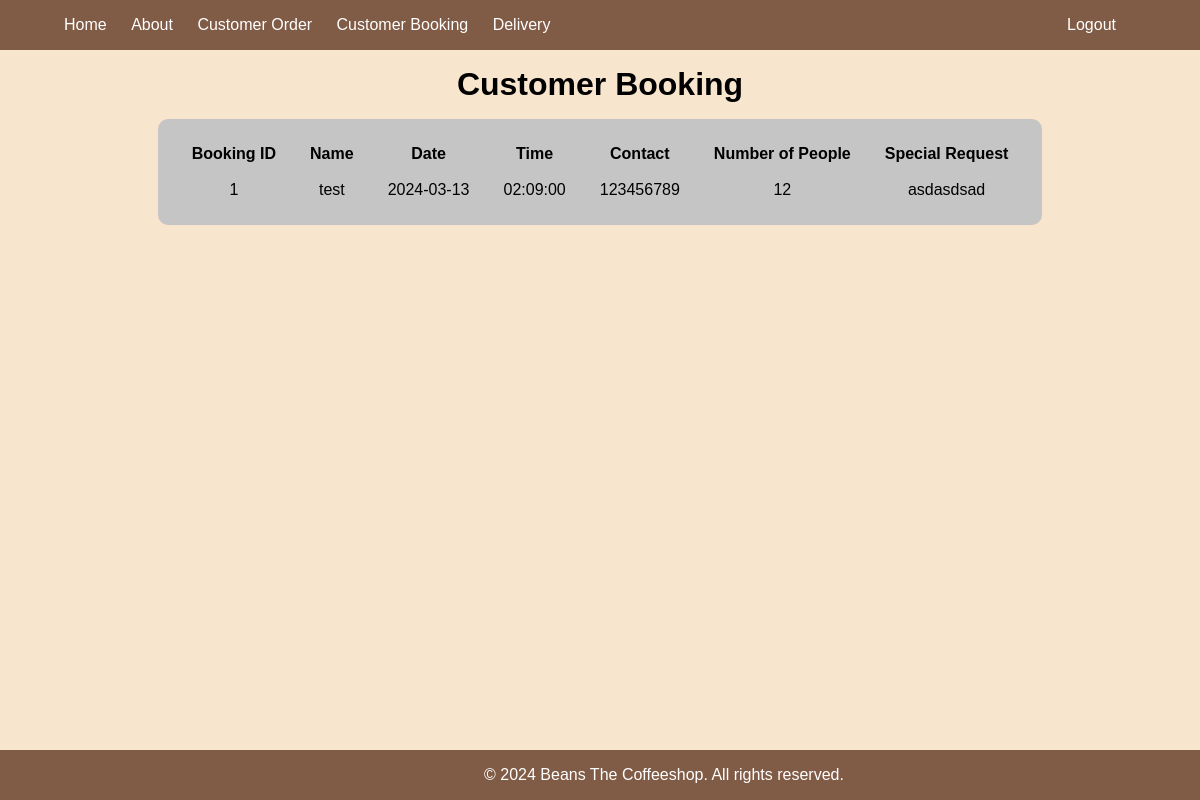
The page /php/Customer_booking.php on the database its author committed.
### tables this page shows
CREATE TABLE IF NOT EXISTS `booking` (
  `id` int(11) NOT NULL AUTO_INCREMENT,
  `name` varchar(255) NOT NULL,
  `date` date NOT NULL,
  `time` time NOT NULL,
  `number_of_people` int(11) DEFAULT NULL,
  `contact` varchar(255) NOT NULL,
  `special_request` text DEFAULT NULL,
  `created_at` timestamp NULL DEFAULT current_timestamp(),
  PRIMARY KEY (`id`)
);

### php/Customer_booking.php (the view, shortened to what this page needs)
<!DOCTYPE html>
<html lang="en">
<head>
    <link rel="stylesheet" href="../css/style.css">
</head>
<body>
    <nav>
        <ul>
            <a href="../index.php"><li>Home</li></a>
            <a href="./About.php"><li>About</li></a>
            <a href="./Customer_order.php"><li>Customer Order</li></a>
            <a href="./Customer_booking.php"><li>Customer Booking</li></a>
            <a href="./Delivery.php"><li>Delivery</li></a>
            <a href="./Logout.php"><li class=login>Logout</li></a>
        </ul>
    </nav>
    <div >
    <h1 class="pt1 pb1"> Customer Booking</h1>
        <div class="admintable">
        <?php
            require("./database.php");
            $query = "SELECT * FROM booking";
            $result = $db_connection->query($query);
            if ($result) {
                if ($result->num_rows > 0) {
                    echo "<table  class='booking-table' border='1'>";
                    echo "<tr class='table-head'><th>Booking ID</th><th>Name</th><th>Date</th><th>Time</th><th>Contact</th><th>Number of People</th><th>Special Request</th></tr>";
                    while ($row = $result->fetch_assoc()) {
                        echo "<tr>";
                        echo "<td class='text-wrap' data-label='Booking ID'>".$row["id"]."</td>";
                        echo "<td class='text-wrap' data-label='Name'>".$row["name"]."</td>";
                        echo "<td class='text-wrap' data-label='Date'>".$row["date"]."</td>";
                        echo "<td class='text-wrap' data-label='Time'>".$row["time"]."</td>";
                        echo "<td class='text-wrap' data-label='Contact'>".$row["contact"]."</td>";
                        echo "<td class='text-wrap' data-label='Number of People'>".$row["number_of_people"]."</td>";
                        echo "<td data-label='Special Request'>".$row["special_request"]."</td>";
                        echo "</tr>";
                    }
                    echo "</table>";
                } else {
                    echo "No Booking found.";
                }
            } else {
                echo "Error: " . $db_connection->error;
            }
        ?>
        </div>
    </div>
    <footer class="text-center" style="position: fixed;">
        &copy; 2024 Beans The Coffeeshop. All rights reserved.
    </footer>
</body>
</html>

### css/style.css (style rules this page uses)
body, h1, h2, p, ul, li { margin: 0; padding: 0; box-sizing: border-box; }
body { font-family: 'Arial', sans-serif; background-color: #f1cc9e81; }
nav { background-color: #805b46; color: #fff; padding: 1rem 4rem; }
ul { list-style-type: none; }
li { display: inline-block; margin-right: 20px; }
a { text-decoration: none; color: #ffffff; transition: color 0.3s ease; }
li.login { float: right; }
.pt1 { padding-top: 1rem; }
.pb1 { padding-bottom: 1rem; }
.text-center { text-align: center; }
h1 { text-align: center; }
.text-wrap { text-wrap: nowrap; }
table, table td, table th, table tr { border: none; text-align: center; }
table { padding: 1rem; background-color: #c5c5c5; border-radius: 10px; }
table td, table th { padding: 0.5rem 1rem; }
.admintable { display: flex; justify-content: center; }
footer { background-color:#805b46; bottom: 0; width: 100%; color: #fff; padding: 1rem 4rem; }

### rows shown on the page
booking: id "1", name "test", date "2024-03-13", time "02:09:00", contact "123456789", number_of_people "12", special_request "asdasdsad"
